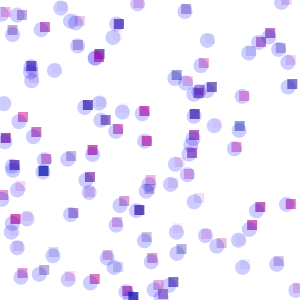
Frame 1 (no input)
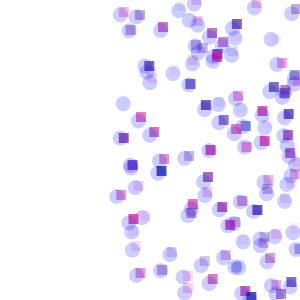
Frame 60 (the mouse pressed at the canvas centre just before this capture)
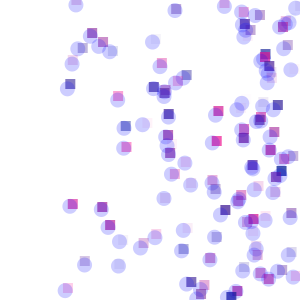
Frame 120 (the mouse held since frame 60 and released just before this capture)

The Processing sketch that drew these frames (run headless with seeded random() and noise(); from frame 60 on, the mouse is pressed at the canvas centre):

// Processing sketch: processing_40970
// ── processing_40970.pde

//Refer to  "Demo: An array of objects" and Ballobject Code

PJ []  PJ = new PJ [100];                                      // initialize the array for PJ
color P;                                                       // color for PJ 

void setup() {
  size(300, 300);
  smooth();
  for (int i=0; i < PJ.length; i++) {   
    P = color(int(random(255)), 30, 150, random(200));           // random PJ color
    PJ [i] = new PJ (P, random(width), i*3, random(50));        // seed the PJ Array
  }
}

void draw() {
  background(255);
  for (int i=0; i < PJ.length; i++) {                            //Here 3 array
    PJ [i].move();
    PJ [i].outcome();
    PJ [i].update();
  }
}

class PJ {                                                      // class PJ : color, x_y cordinate, object speed 
  color c;
  float x;
  float y;
  float speed;

  PJ (color c_, float x_, float y_, float speed_) {             // control object here. But, if you use "random" for object position, object are lined up.   
    c = c_;
    x = x_;
    y = y_;
    speed = 1;
  }

  void outcome() {                                              //  outcome here : squares and circles
    rectMode(CENTER);
    ellipseMode (CENTER);
    noStroke();
    fill(c);
    rect(x, y, 10, 10);
    fill (0, 0, 255, 50);
    ellipse (x-random(5), y+random (5), 15, 15);                 // randome position for the center of circle : objects are moving around x-y position, which is already random.
  }

  void move() {                                                 // this idea is from Ball object code. the object hit the right side and return bakc to the left side
    x = x + speed;
    if (x > width) {
      speed = speed * - 1.0;
    }
  }
  void update() {                                              //  this makes the object return back to right side again.  
    x = x + speed;
    if (x <= 0) {
      speed = speed * -1.0;
    }
  }
}
